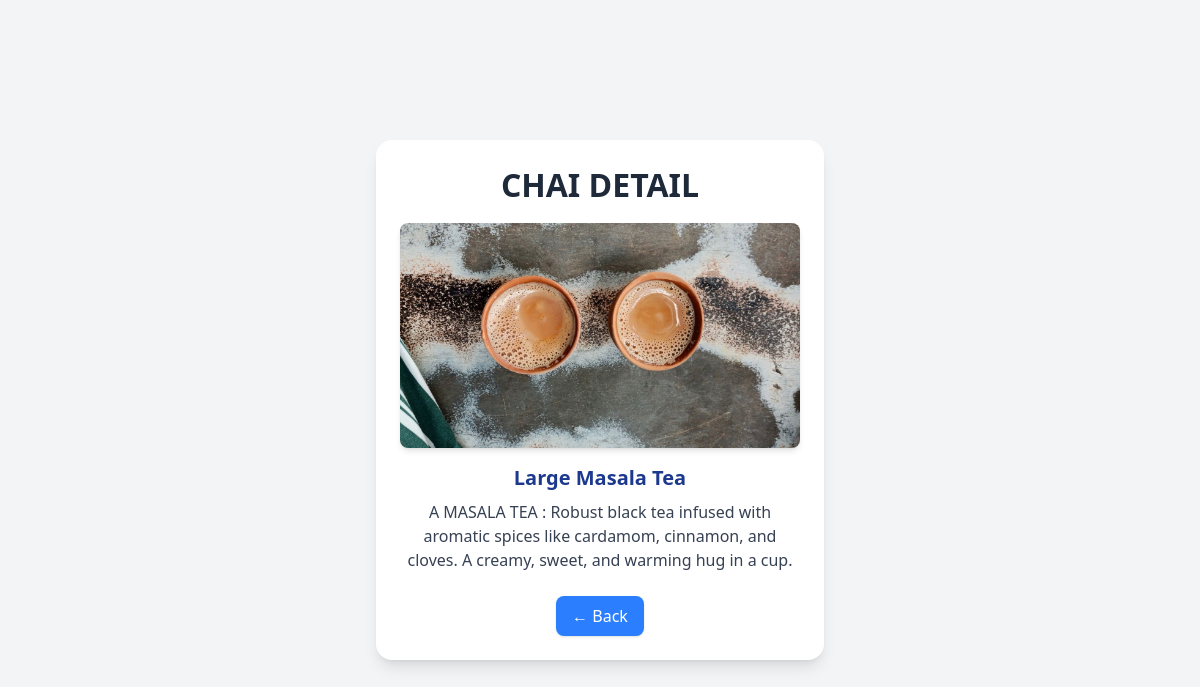
Page /chai/2/ on the committed database.
### chai/models.py (models this page shows, shortened)
class ChaiVariety(models.Model):
  CHAI_TYPE_CHOICES = [
    ('ML', 'MASALA'),
    ('GR', 'GINGER'),
    ('KL', 'KIWI'),
    ('PL', 'PLAIN'),
    ('EL', 'ELAICHI'),
  ]
  name = models.CharField(max_length=100)
  image = models.ImageField(upload_to='chais/')
  date_added = models.DateTimeField(default=timezone.now)
  type = models.CharField(max_length=2, choices=CHAI_TYPE_CHOICES, default='ML')
  description = models.TextField(default="")

### chai/views.py (the view)
# urls.py: path('<int:chai_id>/',views.chai_detail,name= "chai_detail"),
def chai_detail(request, chai_id):
  chai = get_object_or_404(ChaiVariety, pk=chai_id)
  return render(request, 'chai/chai_detail.html', {'chai': chai})

### chai/templates/chai/chai_detail.html (shortened to what this page needs)
{% extends "layout.html" %}
{% block content %}
<div class="flex justify-center items-center min-h-screen bg-gray-100">
  <div class="bg-white rounded-2xl shadow-lg p-6 w-full max-w-md text-center">
    <h1 class="text-2xl font-bold mb-4 text-gray-800">CHAI DETAIL</h1>
    <img src="{{ chai.image.url }}" alt="{{ chai.name }}"
         class="mx-auto rounded-lg shadow-md mb-4 max-h-64 object-contain">
    <h3 class="text-xl font-semibold text-blue-900 mb-2">{{ chai.name }}</h3>
    <p class="text-gray-700 mb-6">{{ chai.description }}</p>
    <a href="{% url 'all_chai' %}"
       class="inline-block bg-blue-500 text-white px-4 py-2 rounded-lg shadow hover:bg-blue-600 transition">
       <button type="button" >
                {{all_chai}}← Back
        </button>
    </a>
  </div>
</div>
{% endblock %}

### static/style.css (style rules this page uses)
body { background-color: #dec594; color: #804000; }
h1 { text-align: center; font-size: 2em; }

### rows in the picture
ChaiVariety: image (picture), name "Large Masala Tea", description "A MASALA TEA : Robust black tea infused with aromatic spices like cardamom, cinnamon, and cloves. A creamy, sweet, and warming hug in a cup."
